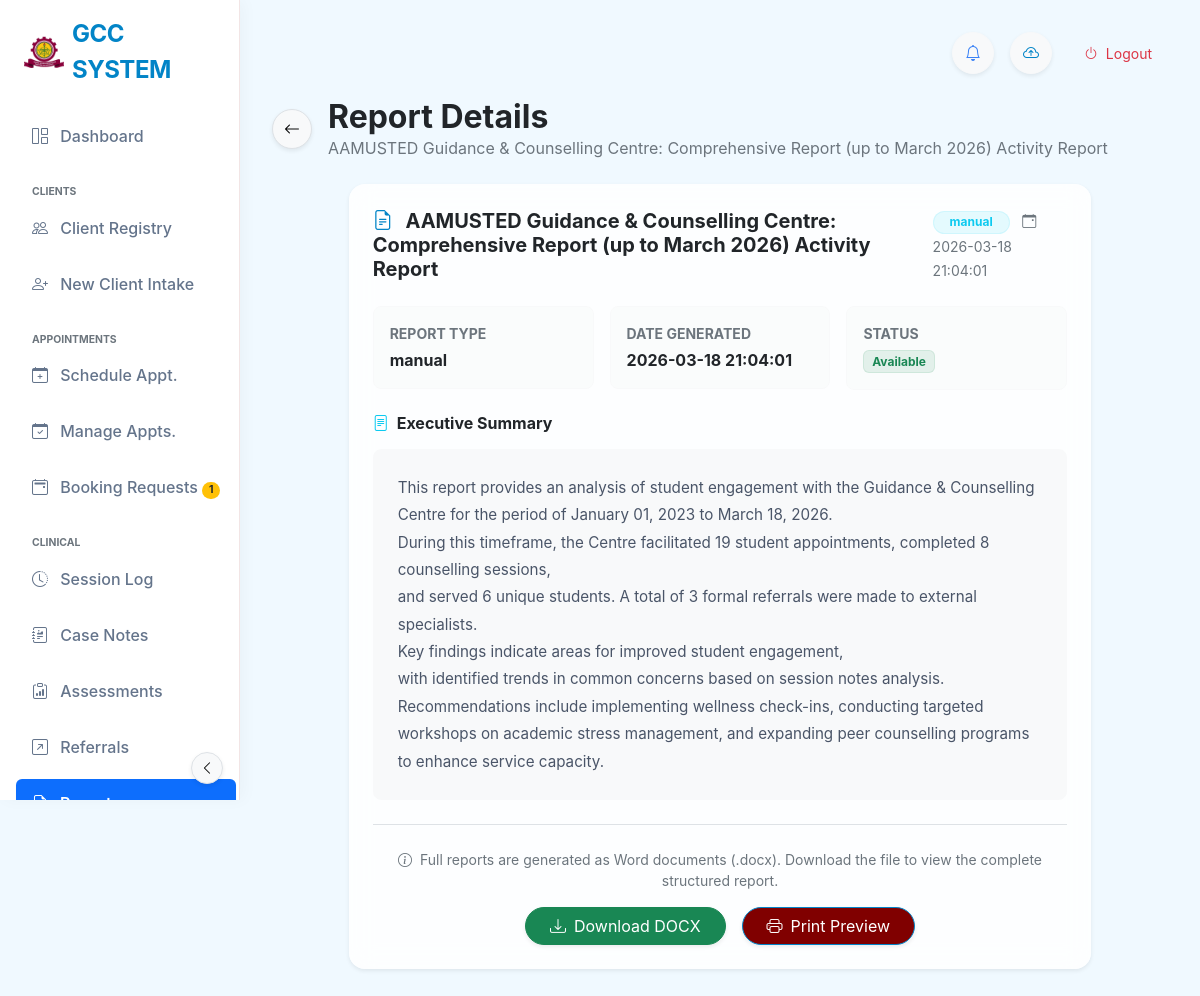
The page /view_report/18 (signed in) on the database its author committed.
### tables this page shows
CREATE TABLE app_settings (
            id INTEGER PRIMARY KEY AUTOINCREMENT,
            setting_name TEXT NOT NULL UNIQUE,
            setting_value TEXT
        , updated_at TIMESTAMP, global_id TEXT, last_synced_at TEXT, is_deleted BOOLEAN DEFAULT 0);

CREATE TABLE reports (
            id INTEGER PRIMARY KEY AUTOINCREMENT,
            title TEXT,
            date_generated TIMESTAMP DEFAULT CURRENT_TIMESTAMP,
            report_type TEXT,
            file_path TEXT,
            summary TEXT
        );

### app.py (the view)
@app.route('/view_report/<int:report_id>')
@login_required
def view_report(report_id):
    conn = get_db_connection()
    report = conn.execute('''
        SELECT * FROM reports WHERE id = ?
    ''', (report_id,)).fetchone()
    if not report:
        conn.close()
        flash('Report not found', 'error')
        return redirect(url_for('reports_list'))
    conn.close()
    report_dict = dict(report)
    return render_template('view_report.html', report=report_dict, now=datetime.utcnow())

### templates/view_report.html (shortened to what this page needs)
{% extends "base_modern.html" %}
{% block content %}
<div class="row align-items-center mb-4">
    <div class="col-12">
        <div class="d-flex align-items-center">
            <a href="javascript:history.back()" class="btn btn-light border rounded-circle shadow-sm me-3"
                style="width: 40px; height: 40px; display: flex; align-items: center; justify-content: center;">
                <i class="bi bi-arrow-left"></i>
            </a>
            <div>
                <h2 class="fw-bold mb-0 text-dark">Report Details</h2>
                <p class="text-muted mb-0">{{ report['title'] or 'Untitled Report' }}</p>
            </div>
        </div>
    </div>
</div>
<div class="row justify-content-center">
    <div class="col-lg-10">
        <div class="card card-glass border-0 shadow-sm">
            <div
                class="card-header bg-transparent border-0 pt-4 px-4 pb-0 d-flex justify-content-between align-items-center">
                <h5 class="mb-0 fw-bold text-dark">
                    <i class="bi bi-file-earmark-text me-2 text-primary"></i>
                    {{ report['title'] or 'Untitled Report' }}
                </h5>
                <div>
                    <span
                        class="badge rounded-pill bg-info bg-opacity-10 text-info border border-info border-opacity-10 me-2 px-3">{{
                        report['report_type'] or 'N/A' }}</span>
                    <small class="text-muted"><i class="bi bi-calendar-event me-1"></i> {{ report['date_generated']
                        }}</small>
                </div>
            </div>
            <div class="card-body p-4">
                <div class="row g-3 mb-4">
                    <div class="col-md-4">
                        <div class="p-3 bg-light bg-opacity-50 rounded-3 border border-light">
                            <small class="text-muted d-block text-uppercase small fw-bold mb-1">Report Type</small>
                            <span class="fw-bold text-dark">{{ report['report_type'] or 'N/A' }}</span>
                        </div>
                    </div>
                    <div class="col-md-4">
                        <div class="p-3 bg-light bg-opacity-50 rounded-3 border border-light">
                            <small class="text-muted d-block text-uppercase small fw-bold mb-1">Date Generated</small>
                            <span class="fw-bold text-dark">{{ report['date_generated'] }}</span>
                        </div>
                    </div>
                    <div class="col-md-4">
                        <div class="p-3 bg-light bg-opacity-50 rounded-3 border border-light">
                            <small class="text-muted d-block text-uppercase small fw-bold mb-1">Status</small>
                            {% if report['file_path'] %}
                            <span
                                class="badge bg-success bg-opacity-10 text-success border border-success border-opacity-10">Available</span>
                            {% else %}
                            <span
                                class="badge bg-warning bg-opacity-10 text-warning border border-warning border-opacity-10">Pending</span>
                            {% endif %}
                        </div>
                    </div>
                </div>
                {% if report['summary'] %}
                <div class="mb-4">
                    <h6 class="fw-bold text-dark mb-3"><i class="bi bi-file-text me-2 text-info"></i>Executive Summary
                    </h6>
                    <div class="p-4 bg-light rounded-3 border border-light report-summary">
                        {{ report['summary'] | nl2br | safe }}
                    </div>
                </div>
                {% endif %}
                <div class="border-top pt-4 mt-4 text-center">
                    <p class="small text-muted mb-3">
                        <i class="bi bi-info-circle me-1"></i>
                        Full reports are generated as Word documents (.docx). Download the file to view the complete
                        structured report.
                    </p>
                    <div class="d-flex justify-content-center gap-3">
                        {% if report['file_path'] %}
                        <a href="{{ url_for('download_report_file', report_id=report['id']) }}"
                            class="btn btn-success shadow-sm rounded-pill px-4 btn-hover-lift">
                            <i class="bi bi-download me-2"></i>Download DOCX
                        </a>
                        {% endif %}
                        <a href="{{ url_for('print_report', report_id=report['id']) }}" target="_blank"
                            class="btn btn-primary shadow-sm rounded-pill px-4 btn-hover-lift">
                            <i class="bi bi-printer me-2"></i>Print Preview
                        </a>
                    </div>
                </div>
            </div>
        </div>
    </div>
</div>
{% endblock %}

### templates/base_modern.html (shortened to what this page needs)
<!DOCTYPE html>
<html lang="en">
<head>
    <link href="{{ url_for('static', filename='css/bootstrap.min.css') }}" rel="stylesheet">
    <link rel="stylesheet" href="{{ url_for('static', filename='css/bootstrap-icons.css') }}">
    <link rel="stylesheet" href="{{ url_for('static', filename='css/modern_theme.css') }}?v=2.2">
</head>
<body data-theme="{{ settings.get('active_theme', 'default') }}">
    <nav class="sidebar-glass d-flex flex-column flex-shrink-0 p-3" id="sidebar">
        <div class="mb-4">
            <a href="/" class="d-flex align-items-center link-dark text-decoration-none logo-container ps-2">
                {% if settings.logo_url %}
                <img src="{{ settings.logo_url }}" class="me-2"
                    style="max-height: 40px; max-width: 40px; object-fit: contain;">
                {% else %}
                <div class="bg-gradient p-2 rounded-3 me-2" style="background: maroon; color: white;">
                    <i class="bi bi-heart-pulse-fill fs-4"></i>
                </div>
                {% endif %}
                <span class="fs-4 fw-bold sidebar-header-text" style="letter-spacing: -0.02em; color: var(--brand-primary);">{{ settings.get('system_name', 'USTED SYSTEM') }}</span>
            </a>
        </div>
        <ul class="nav nav-pills flex-column mb-auto">
            <li class="nav-item">
                <a href="{{ url_for('dashboard') }}"
                    class="nav-link {% if request.endpoint == 'dashboard' %}active{% endif %}" title="Dashboard"
                    data-bs-toggle="tooltip" data-bs-placement="right">
                    <i class="bi bi-grid-1x2 me-2"></i> <span>Dashboard</span>
                </a>
            </li>
            {% if session.get('role') in ['Secretary', 'Admin', 'Counsellor', 'Counselor'] %}
            <li class="mt-3 text-uppercase small text-muted fw-bold ps-3 mb-1 nav-category-header" style="font-size:0.65rem;">Clients</li>
            <li>
                <a href="{{ url_for('students') }}"
                    class="nav-link {% if 'student' in request.endpoint and 'intake' not in request.endpoint %}active{% endif %}"
                    title="Client Registry" data-bs-toggle="tooltip" data-bs-placement="right">
                    <i class="bi bi-people me-2"></i> <span>Client Registry</span>
                </a>
            </li>
            <li>
                <a href="{{ url_for('intake') }}"
                    class="nav-link {% if 'intake' in request.endpoint %}active{% endif %}" title="New Client Intake"
                    data-bs-toggle="tooltip" data-bs-placement="right">
                    <i class="bi bi-person-plus me-2"></i> <span>New Client Intake</span>
                </a>
            </li>
            <li class="mt-3 text-uppercase small text-muted fw-bold ps-3 mb-1 nav-category-header" style="font-size:0.65rem;">Appointments</li>
            <li>
                <a href="{{ url_for('appointment') }}"
                    class="nav-link {% if request.endpoint == 'appointment' %}active{% endif %}"
                    title="Schedule Appointment" data-bs-toggle="tooltip" data-bs-placement="right">
                    <i class="bi bi-calendar-plus me-2"></i> <span>Schedule Appt.</span>
                </a>
            </li>
            <li>
                <a href="{{ url_for('manage_appointments') }}"
                    class="nav-link {% if 'manage_appointments' in request.endpoint %}active{% endif %}"
                    title="Manage Appointments" data-bs-toggle="tooltip" data-bs-placement="right">
                    <i class="bi bi-calendar-check me-2"></i> <span>Manage Appts.</span>
                </a>
            </li>
            <li>
                <a href="/admin/bookings"
                    class="nav-link {% if 'bookings' in request.endpoint %}active{% endif %}" title="Booking Requests"
                    data-bs-toggle="tooltip" data-bs-placement="right">
                    <i class="bi bi-calendar2-event me-2"></i>
                    <span>Booking Requests</span>
                    {% if latest_booking_count and latest_booking_count > 0 %}
                    <span class="badge rounded-pill bg-warning text-dark ms-auto" style="font-size:0.65rem;">{{ latest_booking_count }}</span>
                    {% endif %}
                </a>
            </li>
            {% endif %}
            {% if (session.get('role') or '')|trim in ['Counsellor', 'Counselor', 'Admin'] %}
            <li class="mt-3 text-uppercase small text-muted fw-bold ps-3 mb-1 nav-category-header" style="font-size:0.65rem;">Clinical</li>
            <li>
                <a href="{{ url_for('sessions_list') }}"
                    class="nav-link {% if 'session' in request.endpoint and 'case' not in request.endpoint %}active{% endif %}"
                    title="Session Log" data-bs-toggle="tooltip" data-bs-placement="right">
                    <i class="bi bi-clock-history me-2"></i> <span>Session Log</span>
                </a>
            </li>
            <li>
                <a href="{{ url_for('case_notes_list') }}"
                    class="nav-link {% if 'case_notes' in request.endpoint %}active{% endif %}" title="Case Notes"
                    data-bs-toggle="tooltip" data-bs-placement="right">
                    <i class="bi bi-journal-richtext me-2"></i> <span>Case Notes</span>
                </a>
            </li>
            <li>
                <a href="{{ url_for('dass21_list') }}"
                    class="nav-link {% if 'dass21' in request.endpoint %}active{% endif %}" title="Assessments"
                    data-bs-toggle="tooltip" data-bs-placement="right">
                    <i class="bi bi-clipboard-data me-2"></i> <span>Assessments</span>
                </a>
            </li>
            <li>
                <a href="{{ url_for('all_referrals') }}"
                    class="nav-link {% if 'referral' in request.endpoint %}active{% endif %}" title="Referrals"
                    data-bs-toggle="tooltip" data-bs-placement="right">
                    <i class="bi bi-arrow-up-right-square me-2"></i> <span>Referrals</span>
                </a>
            </li>
            <li>
                <a href="{{ url_for('reports_list') }}"
                    class="nav-link {% if 'report' in request.endpoint %}active{% endif %}" title="Reports"
                    data-bs-toggle="tooltip" data-bs-placement="right">
                    <i class="bi bi-file-earmark-bar-graph me-2"></i> <span>Reports</span>
                </a>
            </li>
            {% endif %}
        </ul>
                    {% set role_labels = {'Secretary': 'Desk Administrator', 'Admin': 'System Administrator', 'Counsellor': 'Counsellor', 'Counselor': 'Counsellor'} %}
                    {% set display_name = session.get('full_name', 'User') %}
                    {% if display_name.strip().lower() in ['secretary', 'admin', 'counsellor', 'counselor'] %}
                        {% set display_name = role_labels.get(session.get('role'), display_name) %}
                    {% endif %}
        <button
            class="btn btn-sm btn-light border position-absolute bottom-0 end-0 m-3 rounded-circle shadow-sm d-none d-md-flex align-items-center justify-content-center"
            id="sidebarToggle" style="width: 32px; height: 32px; z-index: 1050;">
            <i class="bi bi-chevron-left"></i>
        </button>
    </nav>
    <main class="main-content">
        <div class="d-flex justify-content-between align-items-center mb-4 gap-3">
            <div class="d-flex align-items-center gap-3">
                <div class="dropdown">
                    <button class="btn btn-light rounded-circle position-relative shadow-sm" type="button"
                        id="notifDropdown" data-bs-toggle="dropdown" aria-expanded="false"
                        style="width: 42px; height: 42px;">
                        <i class="bi bi-bell text-secondary"></i>
                    </button>
                </div>
                <button id="manualSyncBtn" class="btn btn-light rounded-circle shadow-sm" title="Sync with Cloud"
                        style="width: 42px; height: 42px;" onclick="triggerManualSync()">
                    <i class="bi bi-cloud-arrow-up text-primary"></i>
                </button>
                <a href="{{ url_for('logout') }}" class="btn btn-outline-danger border-0 btn-sm rounded-pill px-3">
                    <i class="bi bi-power me-1"></i> Logout
                </a>
            </div>
        </div>
        {% block content %}{% endblock %}
    </main>
</body>
</html>

### rows shown on the page
app_settings: logo_url (picture)
app_settings: get "GCC SYSTEM"
reports: title "AAMUSTED Guidance & Counselling Centre: Comprehensive Report (up to March 2026) Activity Report", report_type "manual", date_generated "2026-03-18 21:04:01", summary "This report provides an analysis of student engagement with the Guidance & Counselling Centre for the period of January 01, 2023 to March 18, 2026. During this timeframe, the Centre facilitated 19 student appointments, completed 8 counselling sessions, and served 6 unique students. A total of 3 formal referrals were made to external specialists. Key findings indicate areas for improved student engagement, with identified trends in common concerns based on session notes analysis. Recommendations include implementing wellness check-ins, conducting targeted workshops on academic stress management, and expanding peer counselling programs to enhance service capacity."

### other values the page prints
{{ latest_booking_count }} "1"
